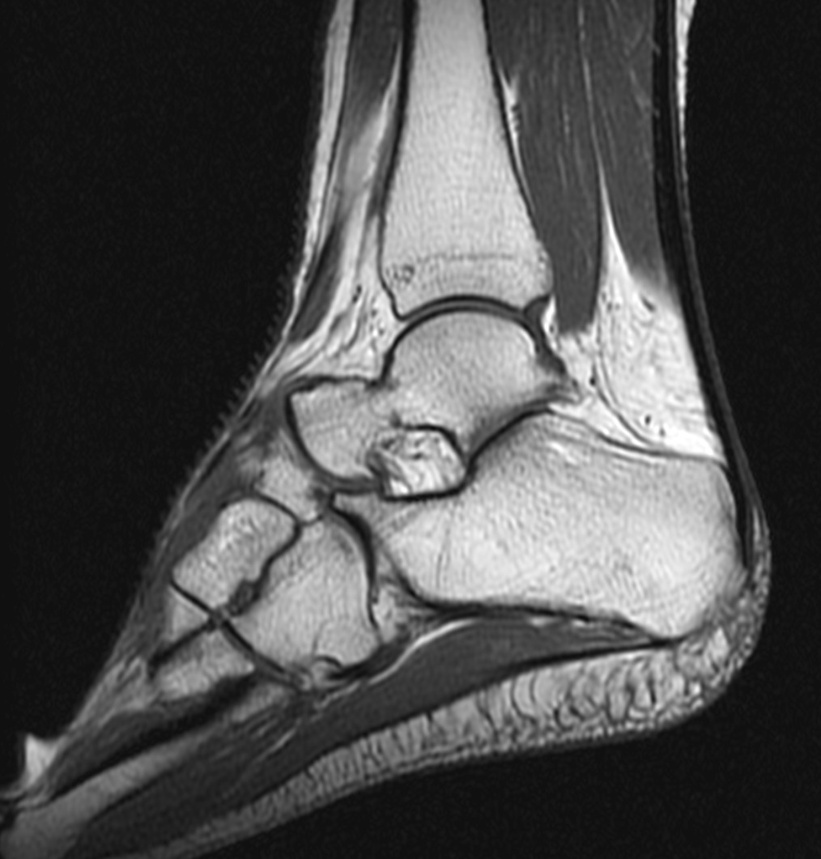
%> input picture FTDI_P2_SanchezGarzonLaura_RemuinanCidSara/RNM-TOBILLO.jpg, 821 x 859 px, shrunk from 1014 x 1061 before the run
$ octave Ejercicio_3_p2.m   (GNU Octave 9; MATLAB toolbox functions it lacks are replaced by stand-ins)
%> lines starting %> are read from the running program, lines starting %| are printed output that depends on the picture
clc
clear all
close all

%% Ejercicio 3: Transformada de Fourier de imágenes naturales.
[ima,map]=imread("RNM-TOBILLO.jpg");
%> ima is the input picture: size 859x821 uint8; min 12, max 255, mean 77.7
%> map = []
imshow("RNM-TOBILLO.jpg");
imagen=double(ima);

F1=fftshift(fft2(imagen));
F1_norm=abs(F1)/max(max(abs(F1)));
[image_h1,image_w1]=size(imagen);
%> image_h1 = 859; image_w1 = 821
fx1=[-image_w1/2:image_w1/2]; fx1=fx1(1:end-1); %de -100 a 99 (cuenta el 0)
%> after `fx1=[-image_w1/2:image_w1/2]`: fx1 = 822 values from -410.5 to 410.5
%> after `fx1=fx1(1:end-1)`: fx1 = 821 values from -410.5 to 409.5
fy1=[-image_h1/2:image_h1/2]; fy1=fy1(1:end-1);
%> after `fy1=[-image_h1/2:image_h1/2]`: fy1 = 860 values from -429.5 to 429.5
%> after `fy1=fy1(1:end-1)`: fy1 = 859 values from -429.5 to 428.5
figure; mesh(fx1, fy1, F1_norm);
F1log=log(1+abs(F1));
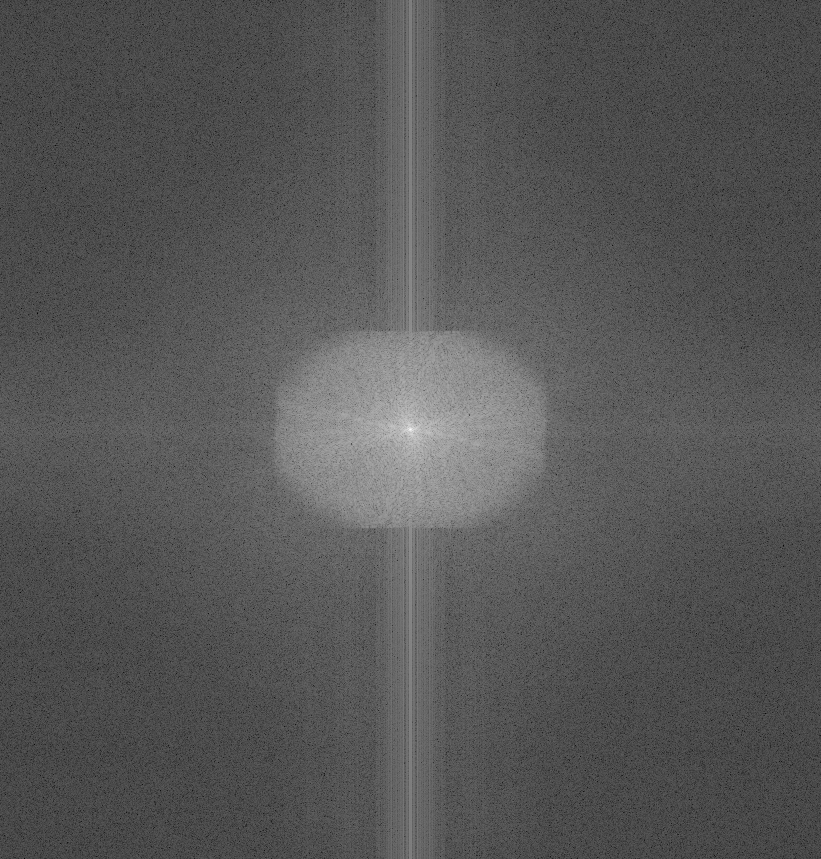
%> F1log: size 859x821 double; min 0.482, max 17.82, mean 6.38; drawn with min black and max white
figure;imshow(F1log,[min(min(F1log)) max(max(F1log))],'InitialMagnification',100);

%%
a = [ima fliplr(ima); flipud(ima) flipud(fliplr(ima))];
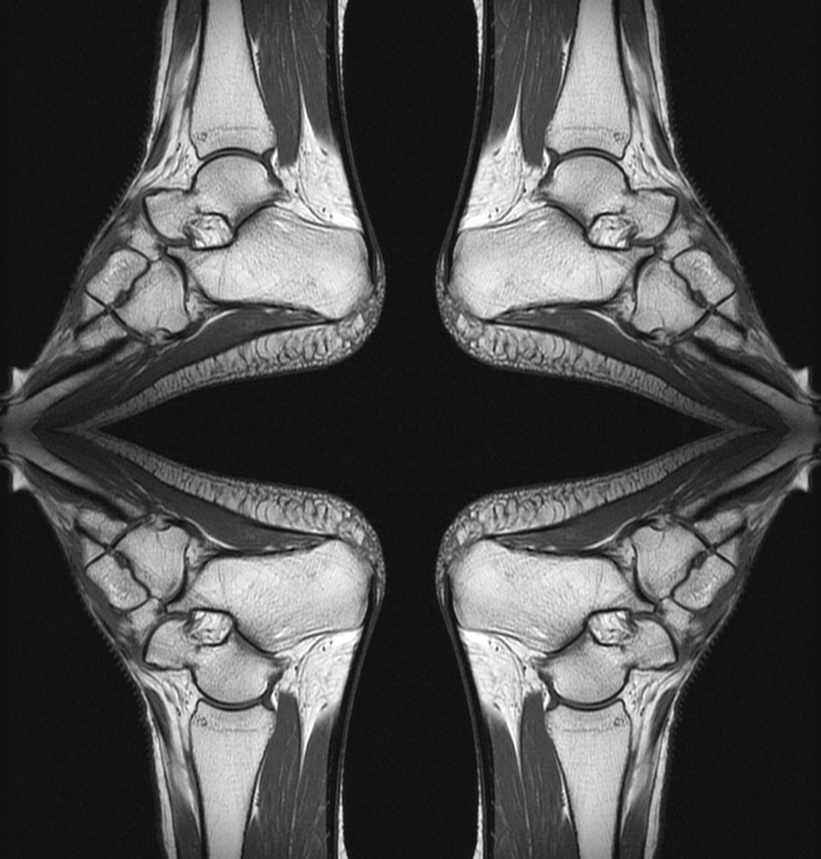
%> a: size 1718x1642 uint8 (shown at 1/2 size); min 12, max 255, mean 77.7
F2=fftshift(fft2(a));
F2_norm=abs(F2)/max(max(abs(F2)));
[image_h2,image_w2]=size(a);
%> image_h2 = 1718
fx2=[-image_w2/2:image_w2/2]; fx2=fx2(1:end-1); %de -100 a 99 (cuenta el 0)
fy2=[-image_h2/2:image_h2/2]; fy2=fy2(1:end-1);
figure; mesh(fx2, fy2, F2_norm);
F2log=log(1+abs(F2));
imshow(a);
figure;imshow(F2log,[min(min(F2log)) max(max(F2log))],'InitialMagnification',100);

%%
[imah,maph]=imread("Hernia_disco.jpg");
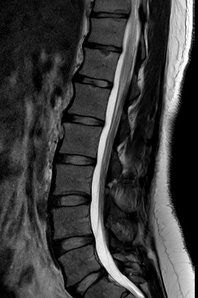
%> input picture FTDI_P2_SanchezGarzonLaura_RemuinanCidSara/Hernia_disco.jpg, 198 x 298 px, shrunk from 244 x 368 before the run
%> imah is the input picture: size 298x198 uint8; min 0, max 255, mean 59.7
%> maph = []
imshow("Hernia_disco.jpg");
imagenh=double(imah);

F1h=fftshift(fft2(imagenh));
F1_normh=abs(F1h)/max(max(abs(F1h)));
[image_h1h,image_w1h]=size(imagenh);
fx1h=[-image_w1h/2:image_w1h/2]; fx1h=fx1h(1:end-1); %de -100 a 99 (cuenta el 0)
fy1h=[-image_h1h/2:image_h1h/2]; fy1h=fy1h(1:end-1);
figure; mesh(fx1h, fy1h, F1_normh);
F1logh=log(1+abs(F1h));
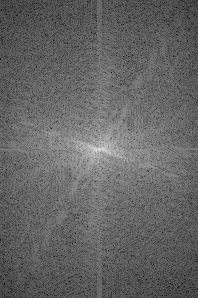
%> F1logh: size 298x198 double; min 2.29, max 15.07, mean 7.37; drawn with min black and max white
figure;imshow(F1logh,[min(min(F1logh)) max(max(F1logh))],'InitialMagnification',100);

%%
ah = [imah fliplr(imah); flipud(imah) flipud(fliplr(imah))];
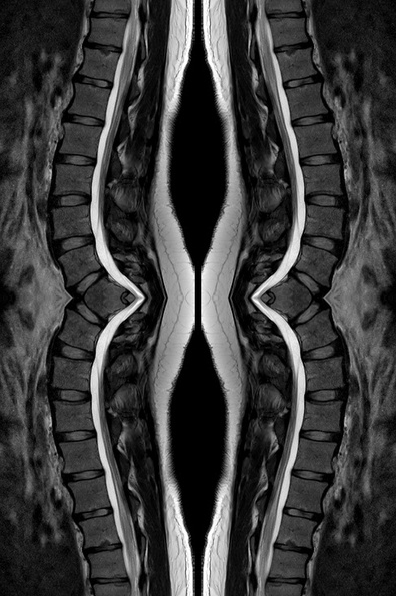
%> ah: size 596x396 uint8; min 0, max 255, mean 59.7
F2h=fftshift(fft2(ah));
F2_normh=abs(F2h)/max(max(abs(F2h)));
[image_h2h,image_w2h]=size(ah);
fx2h=[-image_w2h/2:image_w2h/2]; fx2h=fx2h(1:end-1); %de -100 a 99 (cuenta el 0)
fy2h=[-image_h2h/2:image_h2h/2]; fy2h=fy2h(1:end-1);
figure; mesh(fx2h, fy2h, F2_normh);
%> after `mesh(fx2h, fy2h, F2_normh)`:
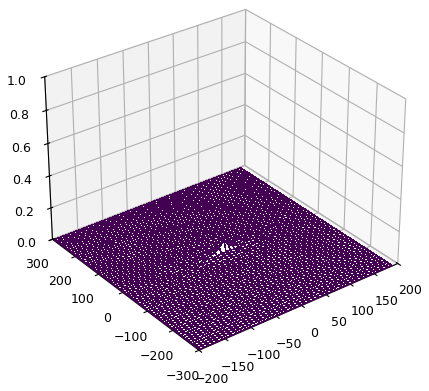
%> figure redrawn from the program's plot data
F2logh=log(1+abs(F2h));
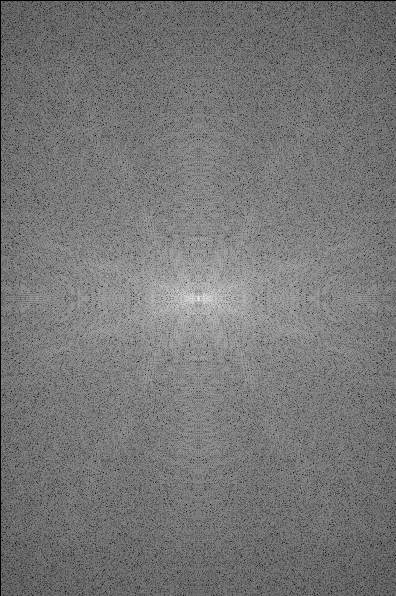
%> F2logh: size 596x396 double; min 0, max 16.46, mean 7.67; drawn with min black and max white
imshow(ah);
figure;imshow(F2logh,[min(min(F2logh)) max(max(F2logh))],'InitialMagnification',100);
